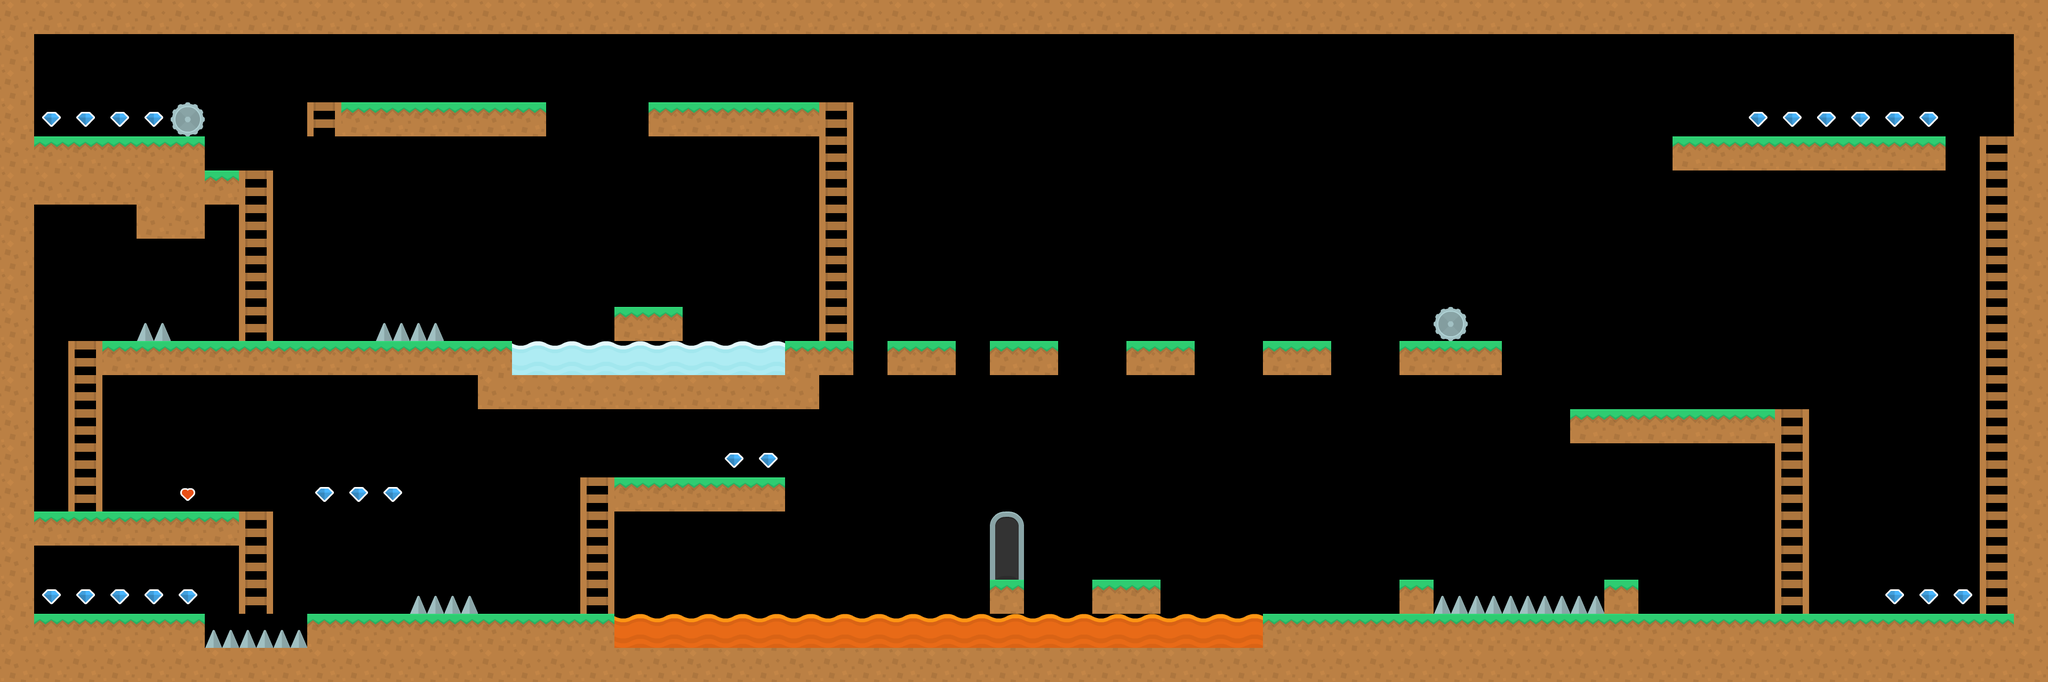

A 2D game scene composited from a Tiled map and its tileset images. What follows is a short description and the map's XML, with every tile layer's data as written:
An orthogonal 60x20 tile map with 64x64 px tiles, 1 tile layer (Слой тайлов 1).

<map version="1.9" tiledversion="1.9.2" orientation="orthogonal" renderorder="right-down" width="60" height="20" tilewidth="64" tileheight="64" infinite="0" nextlayerid="2" nextobjectid="1">
 <tileset firstgid="1" source="platformPack_tilesheet.tsx" />
 <layer id="1" name="Слой тайлов 1" width="60" height="20">
  <data encoding="csv">
4,4,4,4,4,4,4,4,4,4,4,4,4,4,4,4,4,4,4,4,4,4,4,4,4,4,4,4,4,4,4,4,4,4,4,4,4,4,4,4,4,4,4,4,4,4,4,4,4,4,4,4,4,4,4,4,4,4,4,4,
4,0,0,0,0,0,89,89,89,89,89,89,89,89,89,0,0,0,0,0,0,0,0,0,0,0,0,0,0,0,0,0,0,0,0,0,0,0,0,0,0,0,0,0,0,0,0,0,0,0,0,0,0,0,0,0,0,0,0,4,
4,0,0,0,0,0,0,0,0,0,0,0,0,0,0,0,0,0,0,0,0,0,0,0,0,0,0,0,0,0,0,0,0,0,0,0,0,0,0,0,0,0,0,0,0,0,0,0,0,0,0,0,0,0,0,0,0,0,0,4,
4,50,50,50,50,72,0,0,0,58,1,1,1,1,1,1,0,0,0,1,1,1,1,1,58,0,0,0,0,0,0,0,0,0,0,0,0,0,0,0,0,0,0,0,0,0,0,0,0,0,0,50,50,50,50,50,50,0,0,4,
4,1,1,1,1,1,0,0,0,0,0,0,0,0,0,0,0,0,0,0,0,0,0,0,58,0,0,0,0,0,0,0,0,0,0,0,0,0,0,0,0,0,0,0,0,0,0,0,0,1,1,1,1,1,1,1,1,89,58,4,
4,4,4,4,4,4,1,58,0,0,0,0,0,0,0,0,0,0,0,0,0,0,0,0,58,0,0,0,0,0,0,0,0,0,0,0,0,0,0,0,0,0,0,0,0,0,0,0,0,0,0,0,0,0,0,0,0,0,58,4,
4,0,0,0,4,4,0,58,0,0,0,0,0,0,0,0,0,0,0,0,0,0,0,0,58,0,0,0,0,0,0,0,0,0,0,0,0,0,0,0,0,0,0,0,0,0,0,0,0,0,0,0,0,0,0,0,0,0,58,4,
4,0,0,0,0,0,0,58,0,0,0,0,0,0,0,0,0,0,0,0,0,0,0,0,58,0,0,0,0,0,0,0,0,0,0,0,0,0,0,0,0,0,0,0,0,0,0,0,0,0,0,0,0,0,0,0,0,0,58,4,
4,0,0,0,0,0,0,58,0,0,0,0,0,0,0,0,0,0,0,0,0,0,0,0,58,0,0,0,0,0,0,0,0,0,0,0,0,0,0,0,0,0,0,0,0,0,0,0,0,0,0,0,0,0,0,0,0,0,58,4,
4,0,0,0,71,0,0,58,0,0,0,71,71,0,0,0,0,0,1,1,0,0,0,0,58,0,0,0,0,0,0,0,0,0,0,0,0,0,0,0,0,0,72,0,0,0,0,0,0,0,0,0,0,0,0,0,0,0,58,4,
4,0,58,1,1,1,1,1,1,1,1,1,1,1,1,5,5,5,5,5,5,5,5,1,1,0,1,1,0,1,1,0,0,1,1,0,0,1,1,0,0,1,1,1,0,0,0,0,0,0,0,0,0,0,0,0,0,0,58,4,
4,0,58,0,0,0,0,0,0,0,0,0,0,0,4,4,4,4,4,4,4,4,4,4,0,0,0,0,0,0,0,0,0,0,0,0,0,0,0,0,0,0,0,0,0,0,0,0,0,0,0,0,0,0,0,0,0,0,58,4,
4,0,58,0,0,0,0,0,0,0,0,0,0,0,0,0,0,0,0,0,0,0,0,0,0,0,0,0,0,0,0,0,0,0,0,0,0,0,0,0,0,0,0,0,0,0,1,1,1,1,1,1,58,0,0,0,0,0,58,4,
4,0,58,0,0,0,0,0,0,0,0,0,0,0,0,0,0,0,0,0,0,50,50,0,0,0,0,0,0,0,0,0,0,0,0,0,0,0,0,0,0,0,0,0,0,0,0,0,0,0,0,0,58,0,0,0,0,0,58,4,
4,0,58,0,0,68,0,0,0,50,50,50,0,0,0,0,0,58,1,1,1,1,1,0,0,0,0,0,0,89,0,0,0,0,0,0,0,0,0,0,0,0,0,0,0,0,0,0,0,0,0,0,58,0,0,0,0,0,58,4,
4,1,1,1,1,1,1,58,0,0,0,0,0,0,0,0,0,58,0,0,0,0,0,0,0,0,0,0,0,76,0,0,0,0,0,0,0,0,0,0,0,0,0,0,0,0,0,0,0,0,0,0,58,0,0,0,0,0,58,4,
4,0,0,0,0,0,0,58,0,0,0,0,0,0,0,0,0,58,0,0,0,0,0,0,0,0,0,0,0,90,0,0,0,0,0,0,0,0,0,0,0,0,0,0,0,0,0,0,0,0,0,0,58,0,0,0,0,0,58,4,
4,50,50,50,50,50,0,58,0,0,0,0,71,71,0,0,0,58,0,0,0,0,0,0,0,0,0,0,89,1,0,0,1,1,87,87,0,0,0,0,0,1,71,71,71,71,71,1,0,0,0,0,58,0,0,50,50,50,58,4,
4,1,1,1,1,1,71,71,71,1,1,1,1,1,1,1,1,1,6,6,6,6,6,6,6,6,6,6,6,6,6,6,6,6,6,6,6,1,1,1,1,1,1,1,1,1,1,1,1,1,1,1,1,1,1,1,1,1,1,4,
4,4,4,4,4,4,4,4,4,4,4,4,4,4,4,4,4,4,4,4,4,4,4,4,4,4,4,4,4,4,4,4,4,4,4,4,4,4,4,4,4,4,4,4,4,4,4,4,4,4,4,4,4,4,4,4,4,4,4,4
</data>
 </layer>
</map>
